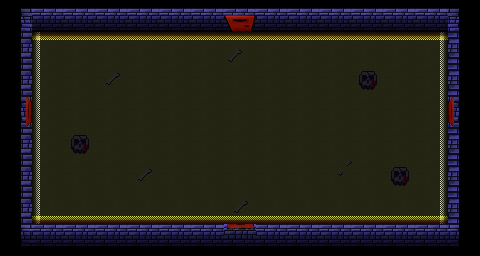

A 2D game scene composited from a Tiled map and its tileset images. What follows is a short description and the map's XML, with every tile layer's data as written:
An orthogonal 15x8 tile map with 32x32 px tiles, 14 tile layers (chao e paredes, Decorações, Decorações2, sombras laterais, ...) and 5 objects.

<map version="1.10" tiledversion="1.11.2" orientation="orthogonal" renderorder="right-down" width="15" height="8" tilewidth="32" tileheight="32" infinite="0" nextlayerid="40" nextobjectid="236">
 <tileset firstgid="1" source="Sprite_sheet_tiles.tsx" />
 <layer id="11" name="chao e paredes" width="15" height="8">
  <data encoding="csv">
2147483652,1,1,1,1,1,1,1,1,1,1,1,1,1,4,
2,46,46,46,46,46,46,46,46,46,46,46,46,46,3221225474,
2,45,45,45,45,45,45,45,45,45,45,45,45,45,3221225474,
2,45,45,45,45,45,45,45,45,45,45,45,45,45,3221225474,
2,45,45,45,45,45,45,45,45,45,45,45,45,45,3221225474,
2,45,45,45,45,45,45,45,45,45,45,45,45,45,3221225474,
2,3221225518,3221225518,3221225518,3221225518,3221225518,3221225518,3221225518,3221225518,3221225518,3221225518,3221225518,3221225518,3221225518,3221225474,
2147483714,65,65,65,65,65,65,65,65,65,65,65,65,65,66
</data>
 </layer>
 <layer id="37" name="Decorações" width="15" height="8">
  <data encoding="csv">
0,0,0,0,0,0,0,0,0,0,0,0,0,0,0,
0,1610612784,0,0,0,0,0,43,0,0,0,0,0,2684354608,0,
0,1610612784,0,32,0,0,0,0,0,0,0,47,0,2684354608,0,
0,1610612784,0,0,0,0,0,0,0,0,0,0,0,2684354608,0,
0,1610612784,47,0,0,0,0,0,0,0,0,0,0,2684354608,0,
0,1610612784,0,0,32,0,0,0,0,0,41,0,47,2684354608,0,
0,1610612784,0,0,0,0,0,32,0,0,0,0,0,2684354608,0,
0,0,0,0,0,0,0,0,0,0,0,0,0,0,0
</data>
 </layer>
 <layer id="38" name="Decorações2" width="15" height="8">
  <data encoding="csv">
0,0,0,0,0,0,0,0,0,0,0,0,0,0,0,
0,0,0,0,0,0,0,0,0,0,0,0,0,0,0,
0,0,0,0,0,0,0,0,0,0,0,0,0,0,0,
0,0,0,0,0,0,0,0,0,0,0,0,0,0,0,
0,0,0,0,0,0,0,0,0,0,0,0,0,0,0,
0,0,0,0,0,0,0,0,0,0,0,0,0,0,0,
0,0,0,0,0,0,0,0,0,0,0,0,0,0,0,
0,0,0,0,0,0,0,0,0,0,0,0,0,0,0
</data>
 </layer>
 <layer id="34" name="sombras laterais" width="15" height="8">
  <data encoding="csv">
0,0,0,0,0,0,0,0,0,0,0,0,0,0,0,
0,3758096392,0,0,0,0,0,0,0,0,0,0,0,1610612744,0,
0,3758096392,0,0,0,0,0,0,0,0,0,0,0,1610612744,0,
0,3758096392,0,0,0,0,0,0,0,0,0,0,0,1610612744,0,
0,3758096392,0,0,0,0,0,0,0,0,0,0,0,1610612744,0,
0,3758096392,0,0,0,0,0,0,0,0,0,0,0,1610612744,0,
0,3758096392,0,0,0,0,0,0,0,0,0,0,0,1610612744,0,
0,0,0,0,0,0,0,0,0,0,0,0,0,0,0
</data>
 </layer>
 <layer id="35" name="sombras cima e baixo" width="15" height="8">
  <data encoding="csv">
0,0,0,0,0,0,0,0,0,0,0,0,0,0,0,
0,1073741832,1073741832,1073741832,1073741832,1073741832,1073741832,1073741832,1073741832,1073741832,1073741832,1073741832,1073741832,1073741832,0,
0,0,0,0,0,0,0,0,0,0,0,0,0,0,0,
0,0,0,0,0,0,0,0,0,0,0,0,0,0,0,
0,0,0,0,0,0,0,0,0,0,0,0,0,0,0,
0,0,0,0,0,0,0,0,0,0,0,0,0,0,0,
0,2147483656,8,2147483656,2147483656,2147483656,2147483656,2147483656,2147483656,2147483656,2147483656,2147483656,2147483656,2147483656,0,
0,0,0,0,0,0,0,0,0,0,0,0,0,0,0
</data>
 </layer>
 <layer id="17" name="caixa" width="15" height="8">
  <data encoding="csv">
0,0,0,0,0,0,0,0,0,0,0,0,0,0,0,
0,0,0,0,0,0,0,0,0,0,0,0,0,0,0,
0,0,0,0,0,0,0,0,0,0,0,0,0,0,0,
0,0,0,0,0,0,0,0,0,0,0,0,0,0,0,
0,0,0,0,0,0,0,0,0,0,0,0,0,0,0,
0,0,0,0,0,0,0,0,0,0,0,0,0,0,0,
0,0,0,0,0,0,0,0,0,0,0,0,0,0,0,
0,0,0,0,0,0,0,0,0,0,0,0,0,0,0
</data>
 </layer>
 <objectgroup id="36" name="inimigo_spawn">
  <object id="233" x="222" y="110" width="38" height="27.5" />
 </objectgroup>
 <objectgroup id="33" name="range_bau" />
 <layer id="26" name="porta_cima_aberta" width="15" height="8">
  <data encoding="csv">
0,0,0,0,0,0,0,13,0,0,0,0,0,0,0,
0,0,0,0,0,0,0,0,0,0,0,0,0,0,0,
0,0,0,0,0,0,0,0,0,0,0,0,0,0,0,
0,0,0,0,0,0,0,0,0,0,0,0,0,0,0,
0,0,0,0,0,0,0,0,0,0,0,0,0,0,0,
0,0,0,0,0,0,0,0,0,0,0,0,0,0,0,
0,0,0,0,0,0,0,0,0,0,0,0,0,0,0,
0,0,0,0,0,0,0,0,0,0,0,0,0,0,0
</data>
 </layer>
 <layer id="14" name="porta_cima" width="15" height="8">
  <data encoding="csv">
0,0,0,0,0,0,0,12,0,0,0,0,0,0,0,
0,0,0,0,0,0,0,0,0,0,0,0,0,0,0,
0,0,0,0,0,0,0,0,0,0,0,0,0,0,0,
0,0,0,0,0,0,0,0,0,0,0,0,0,0,0,
0,0,0,0,0,0,0,0,0,0,0,0,0,0,0,
0,0,0,0,0,0,0,0,0,0,0,0,0,0,0,
0,0,0,0,0,0,0,0,0,0,0,0,0,0,0,
0,0,0,0,0,0,0,0,0,0,0,0,0,0,0
</data>
 </layer>
 <objectgroup id="16" name="cima">
  <object id="75" x="227.5" y="27.5" width="24.5" height="9.5" />
 </objectgroup>
 <layer id="27" name="porta_direita_aberta" width="15" height="8">
  <data encoding="csv">
0,0,0,0,0,0,0,0,0,0,0,0,0,0,0,
0,0,0,0,0,0,0,0,0,0,0,0,0,0,0,
0,0,0,0,0,0,0,0,0,0,0,0,0,0,0,
0,0,0,0,0,0,0,0,0,0,0,0,0,0,34,
0,0,0,0,0,0,0,0,0,0,0,0,0,0,0,
0,0,0,0,0,0,0,0,0,0,0,0,0,0,0,
0,0,0,0,0,0,0,0,0,0,0,0,0,0,0,
0,0,0,0,0,0,0,0,0,0,0,0,0,0,0
</data>
 </layer>
 <layer id="21" name="porta_direita" width="15" height="8">
  <data encoding="csv">
0,0,0,0,0,0,0,0,0,0,0,0,0,0,0,
0,0,0,0,0,0,0,0,0,0,0,0,0,0,0,
0,0,0,0,0,0,0,0,0,0,0,0,0,0,0,
0,0,0,0,0,0,0,0,0,0,0,0,0,0,35,
0,0,0,0,0,0,0,0,0,0,0,0,0,0,0,
0,0,0,0,0,0,0,0,0,0,0,0,0,0,0,
0,0,0,0,0,0,0,0,0,0,0,0,0,0,0,
0,0,0,0,0,0,0,0,0,0,0,0,0,0,0
</data>
 </layer>
 <objectgroup id="20" name="direita">
  <object id="74" x="444" y="101" width="9.5" height="25" />
 </objectgroup>
 <layer id="28" name="porta_baixo_aberta" width="15" height="8">
  <data encoding="csv">
0,0,0,0,0,0,0,0,0,0,0,0,0,0,0,
0,0,0,0,0,0,0,0,0,0,0,0,0,0,0,
0,0,0,0,0,0,0,0,0,0,0,0,0,0,0,
0,0,0,0,0,0,0,0,0,0,0,0,0,0,0,
0,0,0,0,0,0,0,0,0,0,0,0,0,0,0,
0,0,0,0,0,0,0,0,0,0,0,0,0,0,0,
0,0,0,0,0,0,0,0,0,0,0,0,0,0,0,
0,0,0,0,0,0,0,37,0,0,0,0,0,0,0
</data>
 </layer>
 <layer id="22" name="porta_baixo" width="15" height="8">
  <data encoding="csv">
0,0,0,0,0,0,0,0,0,0,0,0,0,0,0,
0,0,0,0,0,0,0,0,0,0,0,0,0,0,0,
0,0,0,0,0,0,0,0,0,0,0,0,0,0,0,
0,0,0,0,0,0,0,0,0,0,0,0,0,0,0,
0,0,0,0,0,0,0,0,0,0,0,0,0,0,0,
0,0,0,0,0,0,0,0,0,0,0,0,0,0,0,
0,0,0,0,0,0,0,0,0,0,0,0,0,0,0,
0,0,0,0,0,0,0,36,0,0,0,0,0,0,0
</data>
 </layer>
 <objectgroup id="24" name="baixo">
  <object id="73" x="227" y="216" width="21.5" height="12.5" />
 </objectgroup>
 <layer id="29" name="porta_esquerda_aberta" width="15" height="8">
  <data encoding="csv">
0,0,0,0,0,0,0,0,0,0,0,0,0,0,0,
0,0,0,0,0,0,0,0,0,0,0,0,0,0,0,
0,0,0,0,0,0,0,0,0,0,0,0,0,0,0,
2147483682,0,0,0,0,0,0,0,0,0,0,0,0,0,0,
0,0,0,0,0,0,0,0,0,0,0,0,0,0,0,
0,0,0,0,0,0,0,0,0,0,0,0,0,0,0,
0,0,0,0,0,0,0,0,0,0,0,0,0,0,0,
0,0,0,0,0,0,0,0,0,0,0,0,0,0,0
</data>
 </layer>
 <layer id="23" name="porta_esquerda" width="15" height="8">
  <data encoding="csv">
0,0,0,0,0,0,0,0,0,0,0,0,0,0,0,
0,0,0,0,0,0,0,0,0,0,0,0,0,0,0,
0,0,0,0,0,0,0,0,0,0,0,0,0,0,0,
2147483683,0,0,0,0,0,0,0,0,0,0,0,0,0,0,
0,0,0,0,0,0,0,0,0,0,0,0,0,0,0,
0,0,0,0,0,0,0,0,0,0,0,0,0,0,0,
0,0,0,0,0,0,0,0,0,0,0,0,0,0,0,
0,0,0,0,0,0,0,0,0,0,0,0,0,0,0
</data>
 </layer>
 <objectgroup id="25" name="esquerda">
  <object id="72" x="23.5" y="100.5" width="11" height="20" />
 </objectgroup>
</map>